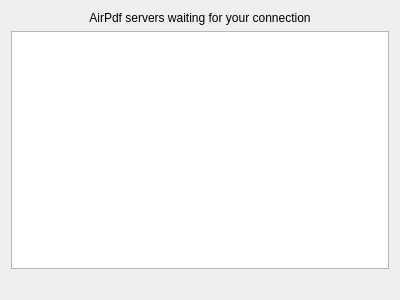
<?xml version="1.0" encoding="UTF-8"?>
<ui version="4.0">
 <class>CGUIServersFind</class>
 <widget class="CStackPage" name="CGUIServersFind">
  <property name="geometry">
   <rect>
    <x>0</x>
    <y>0</y>
    <width>400</width>
    <height>300</height>
   </rect>
  </property>
  <property name="windowTitle">
   <string>CGUIServersFind</string>
  </property>
  <layout class="QVBoxLayout" name="verticalLayout">
   <item>
    <widget class="QLabel" name="label">
     <property name="text">
      <string>AirPdf servers waiting for your connection</string>
     </property>
     <property name="alignment">
      <set>Qt::AlignCenter</set>
     </property>
    </widget>
   </item>
   <item>
    <widget class="QListWidget" name="listWidget">
     <property name="focusPolicy">
      <enum>Qt::NoFocus</enum>
     </property>
     <property name="editTriggers">
      <set>QAbstractItemView::NoEditTriggers</set>
     </property>
     <property name="showDropIndicator" stdset="0">
      <bool>false</bool>
     </property>
     <property name="iconSize">
      <size>
       <width>40</width>
       <height>40</height>
      </size>
     </property>
    </widget>
   </item>
   <item>
    <widget class="QLabel" name="labelInfo">
     <property name="text">
      <string/>
     </property>
    </widget>
   </item>
  </layout>
 </widget>
 <layoutdefault spacing="6" margin="11"/>
 <customwidgets>
  <customwidget>
   <class>CStackPage</class>
   <extends>QWidget</extends>
   <header location="global">stackpage.h</header>
   <container>1</container>
  </customwidget>
 </customwidgets>
 <resources/>
 <connections/>
</ui>
